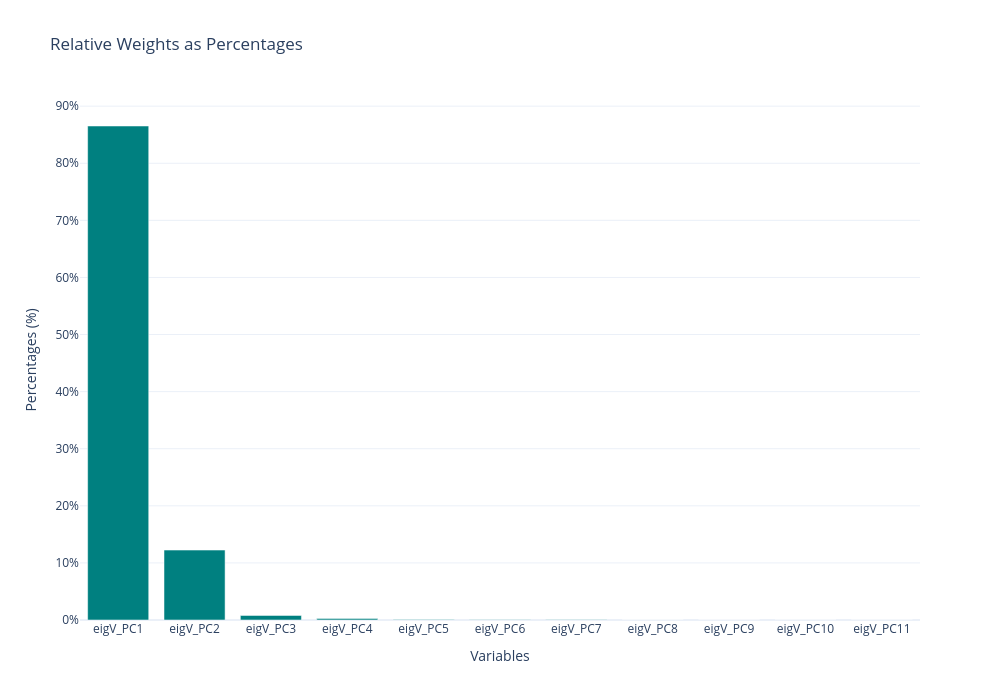

The code cell stored with this chart in its notebook:
### Code cell
#### Plotting the relative values of the Eigenvalues

fig_pct = go.Figure(
    data = go.Bar(
        x = labels,
        y = percentages,
        #text=[f"{p:.2f}%" for p in percentages],
        textposition='outside',
        marker=dict(color='teal')
    )
)

fig_pct.update_layout(
    title='Relative Weights as Percentages',
    xaxis_title='Variables',
    yaxis_title='Percentages (%)',
    yaxis=dict(ticksuffix='%'),
    template='plotly_white',
    width=1000,
    height=700,
)

fig_pct.show()

### Figure 1 — Plotly figure (JSON) as saved in the notebook; plotly's stock layout.template omitted (floating-point values rounded to 4 significant figures)
{"data": [{"marker": {"color": "teal"}, "textposition": "outside", "x": ["eigV_PC1", "eigV_PC2", "eigV_PC3", "eigV_PC4", "eigV_PC5", "eigV_PC6", "eigV_PC7", "eigV_PC8", "eigV_PC9", "eigV_PC10", "eigV_PC11"], "y": [86.53, 12.25, 0.8006, 0.2435, 0.08948, 0.03282, 0.02394, 0.01771, 0.007677, 0.003315, 0.004934], "type": "bar"}], "layout": {"yaxis": {"title": {"text": "Percentages (%)"}, "ticksuffix": "%"}, "title": {"text": "Relative Weights as Percentages"}, "xaxis": {"title": {"text": "Variables"}}, "width": 1000, "height": 700}}
